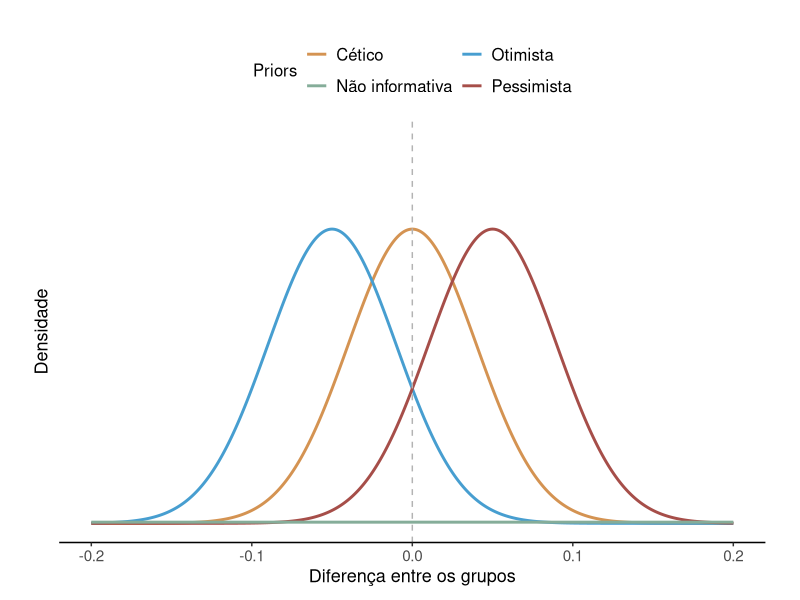

Write R code to recreate this figure.
library(tidyverse)

#Skeptical prior parameters
mean_skeptical_prior = 0 # Prior mean
sd_skeptical_prior = 0.04 # Prior SD

#Optimistic prior parameters

mean_optimistic_prior = -0.05   # Prior mean
sd_optimistic_prior = sd_skeptical_prior # Prior SD

#Pessimistic prior parameters

mean_pessimistic_prior = 0.05  # Prior mean
sd_pessimistic_prior = sd_skeptical_prior # Prior SD

#Non-informative prior parameters

mean_noninformative_prior = 0  # Prior ARD mean
sd_noninformative_prior = 10 # Prior SD

#### Plot

pal = c("Cético" = "#D49352", 
        "Otimista" = "#479ED0",
        "Pessimista" = "#A64E49",
        "Não informativa" = "#85AD99") 

plot_prior = ggplot(data = data.frame(x = c(-0.2, 0.2)), aes(x)) +
  
  stat_function(fun = dnorm, n = 1000,
                args = list(mean = mean_skeptical_prior,
                            sd = sd_skeptical_prior), aes(colour = "Cético"),
                linetype = 1, size = 1) + 
  
  stat_function(fun = dnorm, n = 1000,
                args = list(mean = mean_optimistic_prior,
                            sd = sd_optimistic_prior), aes(colour = "Otimista"),
                linetype = 1, size = 1) +
  
  stat_function(fun = dnorm, n = 1000,
                args = list(mean = mean_pessimistic_prior,
                            sd = sd_pessimistic_prior), aes(colour = "Pessimista"),
                linetype = 1, size = 1) +
  
  stat_function(fun = dnorm, n = 1000,
                args = list(mean =mean_noninformative_prior,
                            sd = sd_noninformative_prior), aes(colour = "Não informativa"),
                linetype = 1, size = 1) + 
  geom_vline(xintercept = 0, color="grey70", linetype = 2) +
  
  scale_colour_manual("Priors",values = pal) +   # legend
  
  # to split legend in two rows https://ggplot2.tidyverse.org/reference/guide_legend.html
  guides(col = guide_legend(nrow = 2)) +  
  
  labs(x="Diferença entre os grupos", y = "Densidade") +
  
  scale_x_continuous(breaks=seq(from = -0.2, to = 0.2, 0.1)) +
  scale_y_continuous(limits=c(0, 13)) +
  
  theme_classic() +
  theme(axis.line.y=element_blank(),
        axis.title = element_text(size = 13),
        axis.text.y=element_blank(),
        axis.text.x = element_text(size = 11),
        axis.ticks.y=element_blank(),
        plot.title = element_text(hjust = 0.5),
        legend.title = element_text(size = 12),
        legend.text = element_text(size = 12),
        legend.position = "top",
        plot.margin = margin(25,25,10,25)) +
  
  coord_cartesian(expand = T, clip = 'off')

plot_prior